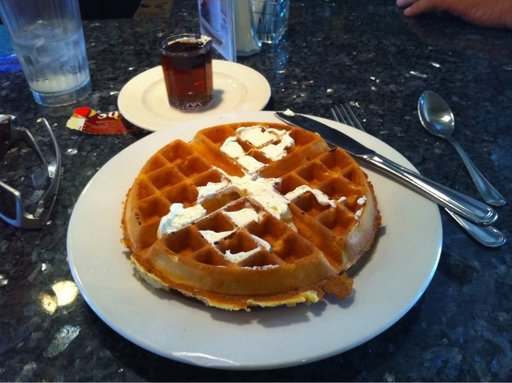
#> input picture food_images/input/74327.jpg, 512 x 383 px
$ python -i image_filters.py   (imports and definitions only)
#> lines starting #> are read from the running program, lines starting #| are printed output that depends on the picture
"""
Image Processing Filters - OPTIMIZED VERSION
Uses vectorized operations for better performance
"""
import numpy as np
from PIL import Image
from scipy import signal

def load_image(image_path):
    """Load image and convert to numpy array"""
#> called with image_path = 'food_images/input/74327.jpg'
    img = Image.open(image_path)
#> img is the input picture: PIL image 512x383 RGB; mean R, G, B 92.1, 85.9, 82.1
    return np.array(img)

def save_image(image_array, output_path):
    """Save numpy array as image"""
    img = Image.fromarray(image_array.astype('uint8'))
    img.save(output_path)

def grayscale_conversion(image):
    """
    Convert RGB image to grayscale using luminance formula
    VECTORIZED: No loops, operates on entire array at once
    """
    if len(image.shape) == 2:
        return image

    # Vectorized operation - much faster!
    gray = (0.299 * image[:, :, 0] +
            0.587 * image[:, :, 1] +
            0.114 * image[:, :, 2])

    return gray.astype('uint8')

def gaussian_blur(image):
    """
    Apply 3x3 Gaussian blur using scipy.signal.convolve2d
    VECTORIZED: Uses optimized C code, no Python loops
    """
    kernel = np.array([[1, 2, 1],
                       [2, 4, 2],
                       [1, 2, 1]], dtype=np.float32) / 16.0

    if len(image.shape) == 2:
        # Single channel - use scipy convolution (FAST!)
        return signal.convolve2d(image, kernel, mode='same', boundary='symm').astype('uint8')
    else:
        # Multiple channels - apply to each
        result = np.zeros_like(image)
        for i in range(image.shape[2]):
            result[:, :, i] = signal.convolve2d(
                image[:, :, i], kernel, mode='same', boundary='symm'
            )
        return result.astype('uint8')

def edge_detection(image):
    """
    Apply Sobel filter using scipy.signal.convolve2d
    VECTORIZED + NORMALIZED (0–255) for good contrast
    """
    import numpy as np
    from scipy import signal

    # Convert to grayscale if needed
    if len(image.shape) == 3:
        image = grayscale_conversion(image)

    # Sobel kernels
    sobel_x = np.array([[-1, 0, 1],
                        [-2, 0, 2],
                        [-1, 0, 1]], dtype=np.float32)

    sobel_y = np.array([[-1, -2, -1],
                        [0,  0,  0],
                        [1,  2,  1]], dtype=np.float32)

    # Vectorized convolution (FAST)
    grad_x = signal.convolve2d(image, sobel_x, mode='same', boundary='symm')
    grad_y = signal.convolve2d(image, sobel_y, mode='same', boundary='symm')

    # Gradient magnitude
    edges = np.sqrt(grad_x**2 + grad_y**2)

    # ✅ Normalization for good contrast
    if edges.max() > 0:
        edges = (edges / edges.max()) * 255

    edges = np.clip(edges, 0, 255)

    return edges.astype(np.uint8)


def sharpen(image):
    """
    Apply sharpening filter using scipy.signal.convolve2d
    VECTORIZED: No loops!
    """
    kernel = np.array([[0, -1, 0],
                       [-1, 5, -1],
                       [0, -1, 0]], dtype=np.float32)

    if len(image.shape) == 2:
        result = signal.convolve2d(image, kernel, mode='same', boundary='symm')
        return np.clip(result, 0, 255).astype('uint8')
    else:
        result = np.zeros_like(image, dtype=np.float32)
        for i in range(image.shape[2]):
            result[:, :, i] = signal.convolve2d(
                image[:, :, i], kernel, mode='same', boundary='symm'
            )
        return np.clip(result, 0, 255).astype('uint8')

def brightness_adjustment(image, factor=1.3):
    """
    Adjust image brightness
    VECTORIZED: Single operation on entire array
    """
    # Vectorized multiplication and clipping - FAST!
    adjusted = image.astype(np.float32) * factor
    adjusted = np.clip(adjusted, 0, 255)
    return adjusted.astype('uint8')

def process_image_all_filters(image_path, output_dir):
    """
    Apply all filters to a single image
    Returns dict with processing time and output paths
    """
    import os
    import time

    start_time = time.time()

    # Load image
    img = load_image(image_path)
    base_name = os.path.splitext(os.path.basename(image_path))[0]

    results = {}

    # Apply each filter
    filters = {
        'grayscale': lambda x: grayscale_conversion(x),
        'blur': lambda x: gaussian_blur(x),
        'edges': lambda x: edge_detection(x),
        'sharpen': lambda x: sharpen(x),
        'brightness': lambda x: brightness_adjustment(x)
    }

    for filter_name, filter_func in filters.items():
        filtered = filter_func(img.copy())
        output_path = os.path.join(output_dir, f"{base_name}_{filter_name}.jpg")
        save_image(filtered, output_path)
        results[filter_name] = output_path
#> this loop made 5 passes
#> pass 1, in process_image_all_filters, `filtered = filter_func(img.copy())`:
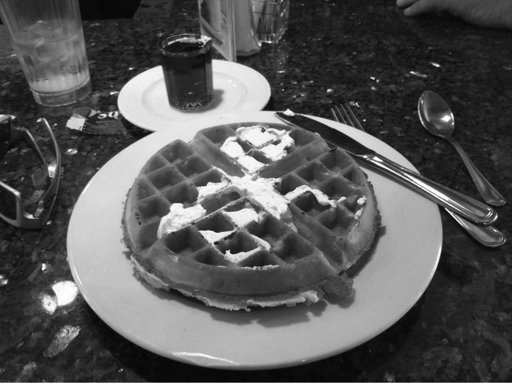
#> filtered: shape (383, 512); min 0, max 255, mean 86.8
#> pass 3, in process_image_all_filters, `filtered = filter_func(img.copy())`:
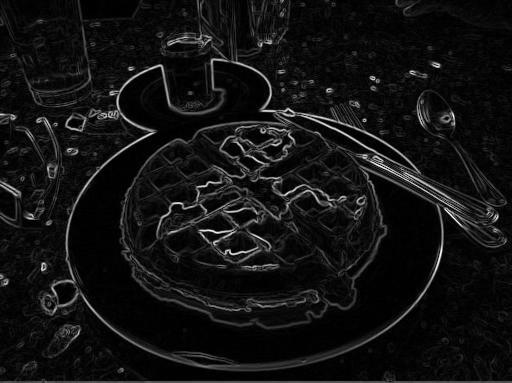
#> filtered: shape (383, 512); min 0, max 255, mean 18.1
#> after the loop:
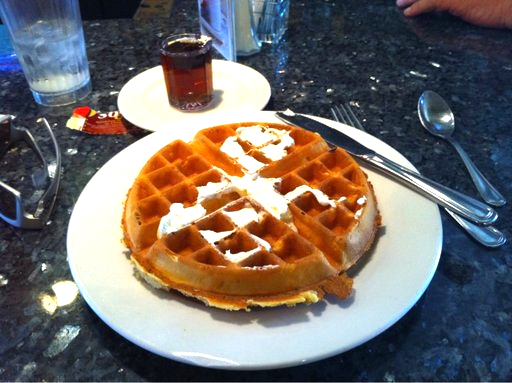
#> filtered: shape (383, 512, 3); mean R, G, B 114.4, 107.6, 105.3
#> after the loop, results = {'grayscale': 'out.png/74327_grayscale.jpg', 'blur': 'out.png/74327_blur.jpg', 'edges': 'out.png/74327_edges.jpg', 'sharpen': 'out.png/74327_sharpen.jpg', 'brightness': 'out.png/74327_brightness.jpg'}

    duration = time.time() - start_time

    return {
        'image': image_path,
        'duration': duration,
        'outputs': results
    }

>>> result = process_image_all_filters('food_images/input/74327.jpg', 'out.png')
#> result = 3 items

$ run again, on food_images/input/76239.jpg
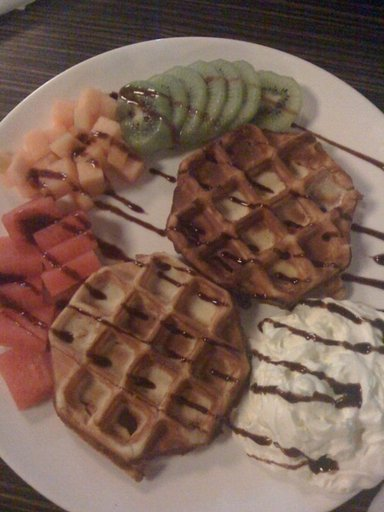
#> input picture food_images/input/76239.jpg, 384 x 512 px
#> in load_image, img is the input picture: PIL image 384x512 RGB; mean R, G, B 122.5, 95, 82.6
#> the loop in process_image_all_filters, `for filter_name, filter_func in filters.items():` made 5 passes
#> pass 1, in process_image_all_filters, `filtered = filter_func(img.copy())`:
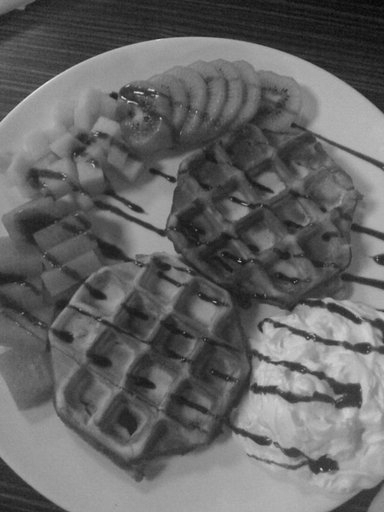
#> filtered: shape (512, 384); min 6, max 226, mean 101.3
#> after the loop in process_image_all_filters, `for filter_name, filter_func in filters.items():`:
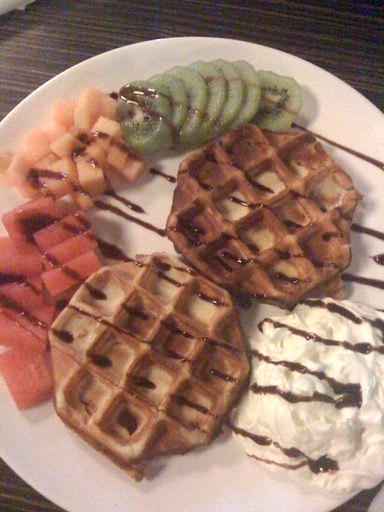
#> filtered: shape (512, 384, 3); mean R, G, B 158.5, 123.1, 106.9
#> after the loop in process_image_all_filters, `for filter_name, filter_func in filters.items():`: results = {'grayscale': 'out.png/76239_grayscale.jpg', 'blur': 'out.png/76239_blur.jpg', 'edges': 'out.png/76239_edges.jpg', 'sharpen': 'out.png/76239_sharpen.jpg', 'brightness': 'out.png/76239_brightness.jpg'}
#> result = 3 items

$ run again, on food_images/input/77209.jpg
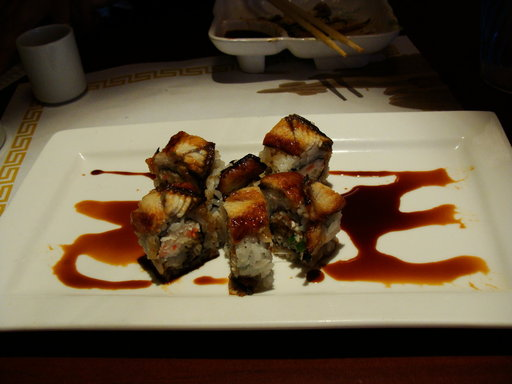
#> input picture food_images/input/77209.jpg, 512 x 384 px
#> in load_image, img is the input picture: PIL image 512x384 RGB; mean R, G, B 97.6, 81.9, 61.3
#> the loop in process_image_all_filters, `for filter_name, filter_func in filters.items():` made 5 passes
#> pass 1, in process_image_all_filters, `filtered = filter_func(img.copy())`:
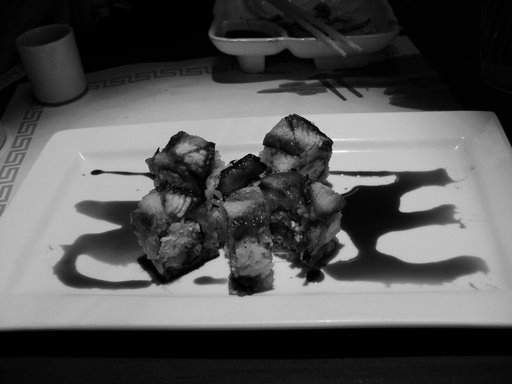
#> filtered: shape (384, 512); min 0, max 253, mean 83.8
#> after the loop in process_image_all_filters, `for filter_name, filter_func in filters.items():`:
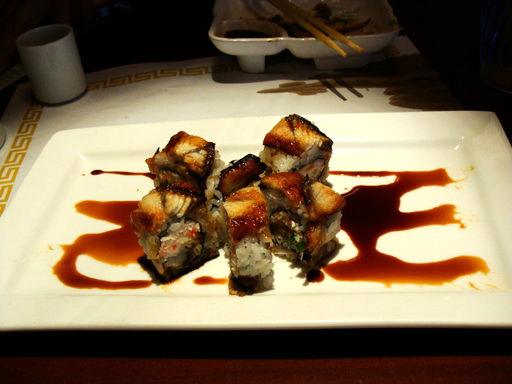
#> filtered: shape (384, 512, 3); mean R, G, B 126.1, 105.9, 79.4
#> after the loop in process_image_all_filters, `for filter_name, filter_func in filters.items():`: results = {'grayscale': 'out.png/77209_grayscale.jpg', 'blur': 'out.png/77209_blur.jpg', 'edges': 'out.png/77209_edges.jpg', 'sharpen': 'out.png/77209_sharpen.jpg', 'brightness': 'out.png/77209_brightness.jpg'}
#> result = 3 items

$ run again, on food_images/input/77990.jpg
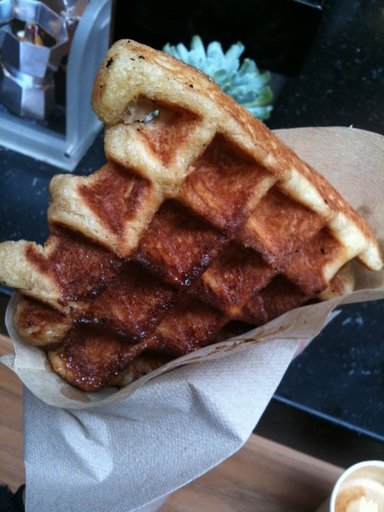
#> input picture food_images/input/77990.jpg, 384 x 512 px
#> in load_image, img is the input picture: PIL image 384x512 RGB; mean R, G, B 101.8, 92.2, 92.4
#> the loop in process_image_all_filters, `for filter_name, filter_func in filters.items():` made 5 passes
#> pass 1, in process_image_all_filters, `filtered = filter_func(img.copy())`:
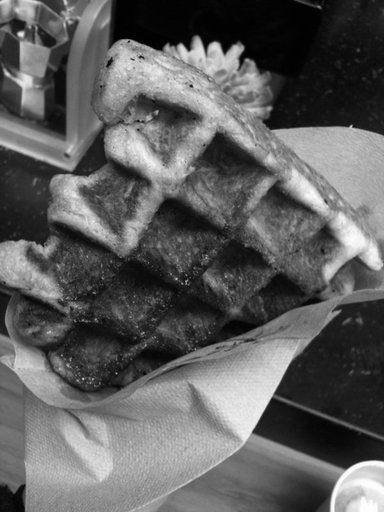
#> filtered: shape (512, 384); min 0, max 254, mean 94.6
#> after the loop in process_image_all_filters, `for filter_name, filter_func in filters.items():`:
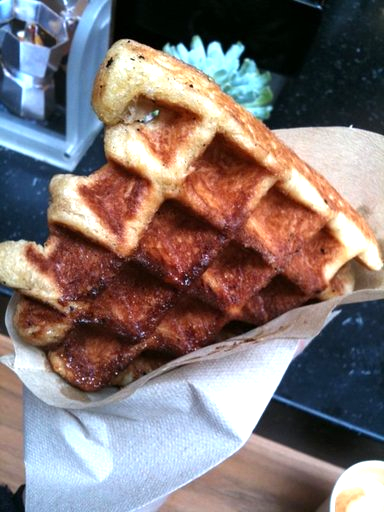
#> filtered: shape (512, 384, 3); mean R, G, B 130, 117.5, 116.3
#> after the loop in process_image_all_filters, `for filter_name, filter_func in filters.items():`: results = {'grayscale': 'out.png/77990_grayscale.jpg', 'blur': 'out.png/77990_blur.jpg', 'edges': 'out.png/77990_edges.jpg', 'sharpen': 'out.png/77990_sharpen.jpg', 'brightness': 'out.png/77990_brightness.jpg'}
#> result = 3 items
